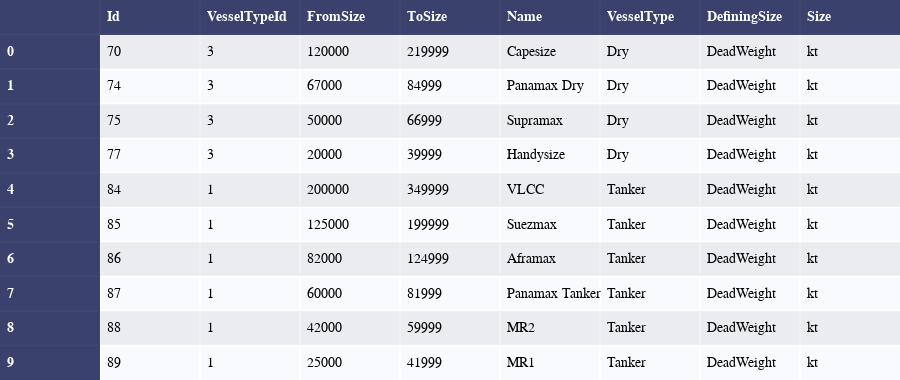

Source (notebook cell):
### Markdown cell above
#### Get the available vessel classes
Retrieve the vessel classes for which we can get routes or market rates:

### Code cell
from signal_ocean.market_rates.utils import create_dataframe
from signal_ocean.plots import styled_table, line_chart

vessel_classes = mr_api.get_vessel_classes()
styled_table(create_dataframe(vessel_classes))

### Figure 1 — Plotly figure (JSON) as saved in the notebook; plotly's stock layout.template omitted (floating-point values rounded to 4 significant figures)
{"data": [{"colorscale": [[0, "#00083e"], [0.5, "#ededee"], [1, "#ffffff"]], "hoverinfo": "none", "opacity": 0.75, "showscale": false, "z": [[0, 0, 0, 0, 0, 0, 0, 0, 0], [0, 0.5, 0.5, 0.5, 0.5, 0.5, 0.5, 0.5, 0.5], [0, 1, 1, 1, 1, 1, 1, 1, 1], [0, 0.5, 0.5, 0.5, 0.5, 0.5, 0.5, 0.5, 0.5], [0, 1, 1, 1, 1, 1, 1, 1, 1], [0, 0.5, 0.5, 0.5, 0.5, 0.5, 0.5, 0.5, 0.5], [0, 1, 1, 1, 1, 1, 1, 1, 1], [0, 0.5, 0.5, 0.5, 0.5, 0.5, 0.5, 0.5, 0.5], [0, 1, 1, 1, 1, 1, 1, 1, 1], [0, 0.5, 0.5, 0.5, 0.5, 0.5, 0.5, 0.5, 0.5], [0, 1, 1, 1, 1, 1, 1, 1, 1]], "type": "heatmap"}], "layout": {"annotations": [{"align": "left", "font": {"color": "#ffffff", "family": "Calibri", "size": 14}, "showarrow": false, "text": "<b></b>", "x": -0.45, "xanchor": "left", "xref": "x", "y": 0, "yref": "y"}, {"align": "left", "font": {"color": "#ffffff", "family": "Calibri", "size": 14}, "showarrow": false, "text": "<b>Id</b>", "x": 0.55, "xanchor": "left", "xref": "x", "y": 0, "yref": "y"}, {"align": "left", "font": {"color": "#ffffff", "family": "Calibri", "size": 14}, "showarrow": false, "text": "<b>VesselTypeId</b>", "x": 1.55, "xanchor": "left", "xref": "x", "y": 0, "yref": "y"}, {"align": "left", "font": {"color": "#ffffff", "family": "Calibri", "size": 14}, "showarrow": false, "text": "<b>FromSize</b>", "x": 2.55, "xanchor": "left", "xref": "x", "y": 0, "yref": "y"}, {"align": "left", "font": {"color": "#ffffff", "family": "Calibri", "size": 14}, "showarrow": false, "text": "<b>ToSize</b>", "x": 3.55, "xanchor": "left", "xref": "x", "y": 0, "yref": "y"}, {"align": "left", "font": {"color": "#ffffff", "family": "Calibri", "size": 14}, "showarrow": false, "text": "<b>Name</b>", "x": 4.55, "xanchor": "left", "xref": "x", "y": 0, "yref": "y"}, {"align": "left", "font": {"color": "#ffffff", "family": "Calibri", "size": 14}, "showarrow": false, "text": "<b>VesselType</b>", "x": 5.55, "xanchor": "left", "xref": "x", "y": 0, "yref": "y"}, {"align": "left", "font": {"color": "#ffffff", "family": "Calibri", "size": 14}, "showarrow": false, "text": "<b>DefiningSize</b>", "x": 6.55, "xanchor": "left", "xref": "x", "y": 0, "yref": "y"}, {"align": "left", "font": {"color": "#ffffff", "family": "Calibri", "size": 14}, "showarrow": false, "text": "<b>Size</b>", "x": 7.55, "xanchor": "left", "xref": "x", "y": 0, "yref": "y"}, {"align": "left", "font": {"color": "#ffffff", "family": "Calibri", "size": 14}, "showarrow": false, "text": "<b>0</b>", "x": -0.45, "xanchor": "left", "xref": "x", "y": 1, "yref": "y"}, {"align": "left", "font": {"color": "#000000", "family": "Calibri", "size": 14}, "showarrow": false, "text": "70", "x": 0.55, "xanchor": "left", "xref": "x", "y": 1, "yref": "y"}, {"align": "left", "font": {"color": "#000000", "family": "Calibri", "size": 14}, "showarrow": false, "text": "3", "x": 1.55, "xanchor": "left", "xref": "x", "y": 1, "yref": "y"}, {"align": "left", "font": {"color": "#000000", "family": "Calibri", "size": 14}, "showarrow": false, "text": "120000", "x": 2.55, "xanchor": "left", "xref": "x", "y": 1, "yref": "y"}, {"align": "left", "font": {"color": "#000000", "family": "Calibri", "size": 14}, "showarrow": false, "text": "219999", "x": 3.55, "xanchor": "left", "xref": "x", "y": 1, "yref": "y"}, {"align": "left", "font": {"color": "#000000", "family": "Calibri", "size": 14}, "showarrow": false, "text": "Capesize", "x": 4.55, "xanchor": "left", "xref": "x", "y": 1, "yref": "y"}, {"align": "left", "font": {"color": "#000000", "family": "Calibri", "size": 14}, "showarrow": false, "text": "Dry", "x": 5.55, "xanchor": "left", "xref": "x", "y": 1, "yref": "y"}, {"align": "left", "font": {"color": "#000000", "family": "Calibri", "size": 14}, "showarrow": false, "text": "DeadWeight", "x": 6.55, "xanchor": "left", "xref": "x", "y": 1, "yref": "y"}, {"align": "left", "font": {"color": "#000000", "family": "Calibri", "size": 14}, "showarrow": false, "text": "kt", "x": 7.55, "xanchor": "left", "xref": "x", "y": 1, "yref": "y"}, {"align": "left", "font": {"color": "#ffffff", "family": "Calibri", "size": 14}, "showarrow": false, "text": "<b>1</b>", "x": -0.45, "xanchor": "left", "xref": "x", "y": 2, "yref": "y"}, {"align": "left", "font": {"color": "#000000", "family": "Calibri", "size": 14}, "showarrow": false, "text": "74", "x": 0.55, "xanchor": "left", "xref": "x", "y": 2, "yref": "y"}, {"align": "left", "font": {"color": "#000000", "family": "Calibri", "size": 14}, "showarrow": false, "text": "3", "x": 1.55, "xanchor": "left", "xref": "x", "y": 2, "yref": "y"}, {"align": "left", "font": {"color": "#000000", "family": "Calibri", "size": 14}, "showarrow": false, "text": "67000", "x": 2.55, "xanchor": "left", "xref": "x", "y": 2, "yref": "y"}, {"align": "left", "font": {"color": "#000000", "family": "Calibri", "size": 14}, "showarrow": false, "text": "84999", "x": 3.55, "xanchor": "left", "xref": "x", "y": 2, "yref": "y"}, {"align": "left", "font": {"color": "#000000", "family": "Calibri", "size": 14}, "showarrow": false, "text": "Panamax Dry", "x": 4.55, "xanchor": "left", "xref": "x", "y": 2, "yref": "y"}, {"align": "left", "font": {"color": "#000000", "family": "Calibri", "size": 14}, "showarrow": false, "text": "Dry", "x": 5.55, "xanchor": "left", "xref": "x", "y": 2, "yref": "y"}, {"align": "left", "font": {"color": "#000000", "family": "Calibri", "size": 14}, "showarrow": false, "text": "DeadWeight", "x": 6.55, "xanchor": "left", "xref": "x", "y": 2, "yref": "y"}, {"align": "left", "font": {"color": "#000000", "family": "Calibri", "size": 14}, "showarrow": false, "text": "kt", "x": 7.55, "xanchor": "left", "xref": "x", "y": 2, "yref": "y"}, {"align": "left", "font": {"color": "#ffffff", "family": "Calibri", "size": 14}, "showarrow": false, "text": "<b>2</b>", "x": -0.45, "xanchor": "left", "xref": "x", "y": 3, "yref": "y"}, {"align": "left", "font": {"color": "#000000", "family": "Calibri", "size": 14}, "showarrow": false, "text": "75", "x": 0.55, "xanchor": "left", "xref": "x", "y": 3, "yref": "y"}, {"align": "left", "font": {"color": "#000000", "family": "Calibri", "size": 14}, "showarrow": false, "text": "3", "x": 1.55, "xanchor": "left", "xref": "x", "y": 3, "yref": "y"}, {"align": "left", "font": {"color": "#000000", "family": "Calibri", "size": 14}, "showarrow": false, "text": "50000", "x": 2.55, "xanchor": "left", "xref": "x", "y": 3, "yref": "y"}, {"align": "left", "font": {"color": "#000000", "family": "Calibri", "size": 14}, "showarrow": false, "text": "66999", "x": 3.55, "xanchor": "left", "xref": "x", "y": 3, "yref": "y"}, {"align": "left", "font": {"color": "#000000", "family": "Calibri", "size": 14}, "showarrow": false, "text": "Supramax", "x": 4.55, "xanchor": "left", "xref": "x", "y": 3, "yref": "y"}, {"align": "left", "font": {"color": "#000000", "family": "Calibri", "size": 14}, "showarrow": false, "text": "Dry", "x": 5.55, "xanchor": "left", "xref": "x", "y": 3, "yref": "y"}, {"align": "left", "font": {"color": "#000000", "family": "Calibri", "size": 14}, "showarrow": false, "text": "DeadWeight", "x": 6.55, "xanchor": "left", "xref": "x", "y": 3, "yref": "y"}, {"align": "left", "font": {"color": "#000000", "family": "Calibri", "size": 14}, "showarrow": false, "text": "kt", "x": 7.55, "xanchor": "left", "xref": "x", "y": 3, "yref": "y"}, {"align": "left", "font": {"color": "#ffffff", "family": "Calibri", "size": 14}, "showarrow": false, "text": "<b>3</b>", "x": -0.45, "xanchor": "left", "xref": "x", "y": 4, "yref": "y"}, {"align": "left", "font": {"color": "#000000", "family": "Calibri", "size": 14}, "showarrow": false, "text": "77", "x": 0.55, "xanchor": "left", "xref": "x", "y": 4, "yref": "y"}, {"align": "left", "font": {"color": "#000000", "family": "Calibri", "size": 14}, "showarrow": false, "text": "3", "x": 1.55, "xanchor": "left", "xref": "x", "y": 4, "yref": "y"}, {"align": "left", "font": {"color": "#000000", "family": "Calibri", "size": 14}, "showarrow": false, "text": "20000", "x": 2.55, "xanchor": "left", "xref": "x", "y": 4, "yref": "y"}, {"align": "left", "font": {"color": "#000000", "family": "Calibri", "size": 14}, "showarrow": false, "text": "39999", "x": 3.55, "xanchor": "left", "xref": "x", "y": 4, "yref": "y"}, {"align": "left", "font": {"color": "#000000", "family": "Calibri", "size": 14}, "showarrow": false, "text": "Handysize", "x": 4.55, "xanchor": "left", "xref": "x", "y": 4, "yref": "y"}, {"align": "left", "font": {"color": "#000000", "family": "Calibri", "size": 14}, "showarrow": false, "text": "Dry", "x": 5.55, "xanchor": "left", "xref": "x", "y": 4, "yref": "y"}, {"align": "left", "font": {"color": "#000000", "family": "Calibri", "size": 14}, "showarrow": false, "text": "DeadWeight", "x": 6.55, "xanchor": "left", "xref": "x", "y": 4, "yref": "y"}, {"align": "left", "font": {"color": "#000000", "family": "Calibri", "size": 14}, "showarrow": false, "text": "kt", "x": 7.55, "xanchor": "left", "xref": "x", "y": 4, "yref": "y"}, {"align": "left", "font": {"color": "#ffffff", "family": "Calibri", "size": 14}, "showarrow": false, "text": "<b>4</b>", "x": -0.45, "xanchor": "left", "xref": "x", "y": 5, "yref": "y"}, {"align": "left", "font": {"color": "#000000", "family": "Calibri", "size": 14}, "showarrow": false, "text": "84", "x": 0.55, "xanchor": "left", "xref": "x", "y": 5, "yref": "y"}, {"align": "left", "font": {"color": "#000000", "family": "Calibri", "size": 14}, "showarrow": false, "text": "1", "x": 1.55, "xanchor": "left", "xref": "x", "y": 5, "yref": "y"}, {"align": "left", "font": {"color": "#000000", "family": "Calibri", "size": 14}, "showarrow": false, "text": "200000", "x": 2.55, "xanchor": "left", "xref": "x", "y": 5, "yref": "y"}, {"align": "left", "font": {"color": "#000000", "family": "Calibri", "size": 14}, "showarrow": false, "text": "349999", "x": 3.55, "xanchor": "left", "xref": "x", "y": 5, "yref": "y"}, {"align": "left", "font": {"color": "#000000", "family": "Calibri", "size": 14}, "showarrow": false, "text": "VLCC", "x": 4.55, "xanchor": "left", "xref": "x", "y": 5, "yref": "y"}, {"align": "left", "font": {"color": "#000000", "family": "Calibri", "size": 14}, "showarrow": false, "text": "Tanker", "x": 5.55, "xanchor": "left", "xref": "x", "y": 5, "yref": "y"}, {"align": "left", "font": {"color": "#000000", "family": "Calibri", "size": 14}, "showarrow": false, "text": "DeadWeight", "x": 6.55, "xanchor": "left", "xref": "x", "y": 5, "yref": "y"}, {"align": "left", "font": {"color": "#000000", "family": "Calibri", "size": 14}, "showarrow": false, "text": "kt", "x": 7.55, "xanchor": "left", "xref": "x", "y": 5, "yref": "y"}, {"align": "left", "font": {"color": "#ffffff", "family": "Calibri", "size": 14}, "showarrow": false, "text": "<b>5</b>", "x": -0.45, "xanchor": "left", "xref": "x", "y": 6, "yref": "y"}, {"align": "left", "font": {"color": "#000000", "family": "Calibri", "size": 14}, "showarrow": false, "text": "85", "x": 0.55, "xanchor": "left", "xref": "x", "y": 6, "yref": "y"}, {"align": "left", "font": {"color": "#000000", "family": "Calibri", "size": 14}, "showarrow": false, "text": "1", "x": 1.55, "xanchor": "left", "xref": "x", "y": 6, "yref": "y"}, {"align": "left", "font": {"color": "#000000", "family": "Calibri", "size": 14}, "showarrow": false, "text": "125000", "x": 2.55, "xanchor": "left", "xref": "x", "y": 6, "yref": "y"}, {"align": "left", "font": {"color": "#000000", "family": "Calibri", "size": 14}, "showarrow": false, "text": "199999", "x": 3.55, "xanchor": "left", "xref": "x", "y": 6, "yref": "y"}, {"align": "left", "font": {"color": "#000000", "family": "Calibri", "size": 14}, "showarrow": false, "text": "Suezmax", "x": 4.55, "xanchor": "left", "xref": "x", "y": 6, "yref": "y"}, {"align": "left", "font": {"color": "#000000", "family": "Calibri", "size": 14}, "showarrow": false, "text": "Tanker", "x": 5.55, "xanchor": "left", "xref": "x", "y": 6, "yref": "y"}, {"align": "left", "font": {"color": "#000000", "family": "Calibri", "size": 14}, "showarrow": false, "text": "DeadWeight", "x": 6.55, "xanchor": "left", "xref": "x", "y": 6, "yref": "y"}, {"align": "left", "font": {"color": "#000000", "family": "Calibri", "size": 14}, "showarrow": false, "text": "kt", "x": 7.55, "xanchor": "left", "xref": "x", "y": 6, "yref": "y"}, {"align": "left", "font": {"color": "#ffffff", "family": "Calibri", "size": 14}, "showarrow": false, "text": "<b>6</b>", "x": -0.45, "xanchor": "left", "xref": "x", "y": 7, "yref": "y"}, {"align": "left", "font": {"color": "#000000", "family": "Calibri", "size": 14}, "showarrow": false, "text": "86", "x": 0.55, "xanchor": "left", "xref": "x", "y": 7, "yref": "y"}, {"align": "left", "font": {"color": "#000000", "family": "Calibri", "size": 14}, "showarrow": false, "text": "1", "x": 1.55, "xanchor": "left", "xref": "x", "y": 7, "yref": "y"}, {"align": "left", "font": {"color": "#000000", "family": "Calibri", "size": 14}, "showarrow": false, "text": "82000", "x": 2.55, "xanchor": "left", "xref": "x", "y": 7, "yref": "y"}, {"align": "left", "font": {"color": "#000000", "family": "Calibri", "size": 14}, "showarrow": false, "text": "124999", "x": 3.55, "xanchor": "left", "xref": "x", "y": 7, "yref": "y"}, {"align": "left", "font": {"color": "#000000", "family": "Calibri", "size": 14}, "showarrow": false, "text": "Aframax", "x": 4.55, "xanchor": "left", "xref": "x", "y": 7, "yref": "y"}, {"align": "left", "font": {"color": "#000000", "family": "Calibri", "size": 14}, "showarrow": false, "text": "Tanker", "x": 5.55, "xanchor": "left", "xref": "x", "y": 7, "yref": "y"}, {"align": "left", "font": {"color": "#000000", "family": "Calibri", "size": 14}, "showarrow": false, "text": "DeadWeight", "x": 6.55, "xanchor": "left", "xref": "x", "y": 7, "yref": "y"}, {"align": "left", "font": {"color": "#000000", "family": "Calibri", "size": 14}, "showarrow": false, "text": "kt", "x": 7.55, "xanchor": "left", "xref": "x", "y": 7, "yref": "y"}, {"align": "left", "font": {"color": "#ffffff", "family": "Calibri", "size": 14}, "showarrow": false, "text": "<b>7</b>", "x": -0.45, "xanchor": "left", "xref": "x", "y": 8, "yref": "y"}, {"align": "left", "font": {"color": "#000000", "family": "Calibri", "size": 14}, "showarrow": false, "text": "87", "x": 0.55, "xanchor": "left", "xref": "x", "y": 8, "yref": "y"}, {"align": "left", "font": {"color": "#000000", "family": "Calibri", "size": 14}, "showarrow": false, "text": "1", "x": 1.55, "xanchor": "left", "xref": "x", "y": 8, "yref": "y"}, {"align": "left", "font": {"color": "#000000", "family": "Calibri", "size": 14}, "showarrow": false, "text": "60000", "x": 2.55, "xanchor": "left", "xref": "x", "y": 8, "yref": "y"}, {"align": "left", "font": {"color": "#000000", "family": "Calibri", "size": 14}, "showarrow": false, "text": "81999", "x": 3.55, "xanchor": "left", "xref": "x", "y": 8, "yref": "y"}, {"align": "left", "font": {"color": "#000000", "family": "Calibri", "size": 14}, "showarrow": false, "text": "Panamax Tanker", "x": 4.55, "xanchor": "left", "xref": "x", "y": 8, "yref": "y"}, {"align": "left", "font": {"color": "#000000", "family": "Calibri", "size": 14}, "showarrow": false, "text": "Tanker", "x": 5.55, "xanchor": "left", "xref": "x", "y": 8, "yref": "y"}, {"align": "left", "font": {"color": "#000000", "family": "Calibri", "size": 14}, "showarrow": false, "text": "DeadWeight", "x": 6.55, "xanchor": "left", "xref": "x", "y": 8, "yref": "y"}, {"align": "left", "font": {"color": "#000000", "family": "Calibri", "size": 14}, "showarrow": false, "text": "kt", "x": 7.55, "xanchor": "left", "xref": "x", "y": 8, "yref": "y"}, {"align": "left", "font": {"color": "#ffffff", "family": "Calibri", "size": 14}, "showarrow": false, "text": "<b>8</b>", "x": -0.45, "xanchor": "left", "xref": "x", "y": 9, "yref": "y"}, {"align": "left", "font": {"color": "#000000", "family": "Calibri", "size": 14}, "showarrow": false, "text": "88", "x": 0.55, "xanchor": "left", "xref": "x", "y": 9, "yref": "y"}, {"align": "left", "font": {"color": "#000000", "family": "Calibri", "size": 14}, "showarrow": false, "text": "1", "x": 1.55, "xanchor": "left", "xref": "x", "y": 9, "yref": "y"}, {"align": "left", "font": {"color": "#000000", "family": "Calibri", "size": 14}, "showarrow": false, "text": "42000", "x": 2.55, "xanchor": "left", "xref": "x", "y": 9, "yref": "y"}, {"align": "left", "font": {"color": "#000000", "family": "Calibri", "size": 14}, "showarrow": false, "text": "59999", "x": 3.55, "xanchor": "left", "xref": "x", "y": 9, "yref": "y"}, {"align": "left", "font": {"color": "#000000", "family": "Calibri", "size": 14}, "showarrow": false, "text": "MR2", "x": 4.55, "xanchor": "left", "xref": "x", "y": 9, "yref": "y"}, {"align": "left", "font": {"color": "#000000", "family": "Calibri", "size": 14}, "showarrow": false, "text": "Tanker", "x": 5.55, "xanchor": "left", "xref": "x", "y": 9, "yref": "y"}, {"align": "left", "font": {"color": "#000000", "family": "Calibri", "size": 14}, "showarrow": false, "text": "DeadWeight", "x": 6.55, "xanchor": "left", "xref": "x", "y": 9, "yref": "y"}, {"align": "left", "font": {"color": "#000000", "family": "Calibri", "size": 14}, "showarrow": false, "text": "kt", "x": 7.55, "xanchor": "left", "xref": "x", "y": 9, "yref": "y"}, {"align": "left", "font": {"color": "#ffffff", "family": "Calibri", "size": 14}, "showarrow": false, "text": "<b>9</b>", "x": -0.45, "xanchor": "left", "xref": "x", "y": 10, "yref": "y"}, {"align": "left", "font": {"color": "#000000", "family": "Calibri", "size": 14}, "showarrow": false, "text": "89", "x": 0.55, "xanchor": "left", "xref": "x", "y": 10, "yref": "y"}, {"align": "left", "font": {"color": "#000000", "family": "Calibri", "size": 14}, "showarrow": false, "text": "1", "x": 1.55, "xanchor": "left", "xref": "x", "y": 10, "yref": "y"}, {"align": "left", "font": {"color": "#000000", "family": "Calibri", "size": 14}, "showarrow": false, "text": "25000", "x": 2.55, "xanchor": "left", "xref": "x", "y": 10, "yref": "y"}, {"align": "left", "font": {"color": "#000000", "family": "Calibri", "size": 14}, "showarrow": false, "text": "41999", "x": 3.55, "xanchor": "left", "xref": "x", "y": 10, "yref": "y"}, {"align": "left", "font": {"color": "#000000", "family": "Calibri", "size": 14}, "showarrow": false, "text": "MR1", "x": 4.55, "xanchor": "left", "xref": "x", "y": 10, "yref": "y"}, {"align": "left", "font": {"color": "#000000", "family": "Calibri", "size": 14}, "showarrow": false, "text": "Tanker", "x": 5.55, "xanchor": "left", "xref": "x", "y": 10, "yref": "y"}, {"align": "left", "font": {"color": "#000000", "family": "Calibri", "size": 14}, "showarrow": false, "text": "DeadWeight", "x": 6.55, "xanchor": "left", "xref": "x", "y": 10, "yref": "y"}, {"align": "left", "font": {"color": "#000000", "family": "Calibri", "size": 14}, "showarrow": false, "text": "kt", "x": 7.55, "xanchor": "left", "xref": "x", "y": 10, "yref": "y"}], "height": 380, "margin": {"b": 0, "l": 0, "r": 0, "t": 0}, "xaxis": {"dtick": 1, "gridwidth": 2, "showticklabels": false, "tick0": -0.5, "ticks": "", "zeroline": false}, "yaxis": {"autorange": "reversed", "dtick": 1, "gridwidth": 2, "showticklabels": false, "tick0": 0.5, "ticks": "", "zeroline": false}, "width": 900}}
